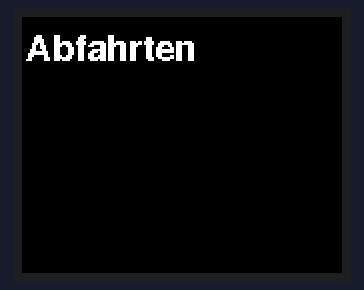
The sketch below on a simulated Arduino Uno, built with avr-gcc and run on an emulated ATmega328P. Parts: 160×128 colour display.

Above: at 0.2 s.

The sketch:

abfahrtstafel.ino
```cpp
#include <Adafruit_GFX.h>
#include <Adafruit_ST7735.h>
#include <Fonts/FreeSansBold9pt7b.h>

Adafruit_ST7735 tft = Adafruit_ST7735(10, 9, 8);

#define BLACK ST7735_BLACK
#define WHITE ST7735_WHITE

void setup(void) {
  tft.initR(INITR_BLACKTAB);
  tft.setRotation(1);

  tft.fillScreen(BLACK);

  tft.setCursor(2,15);
  tft.setTextColor(WHITE);
  tft.setFont(&FreeSansBold9pt7b);
  tft.print("Abfahrten");
}

void loop() {

}
```
